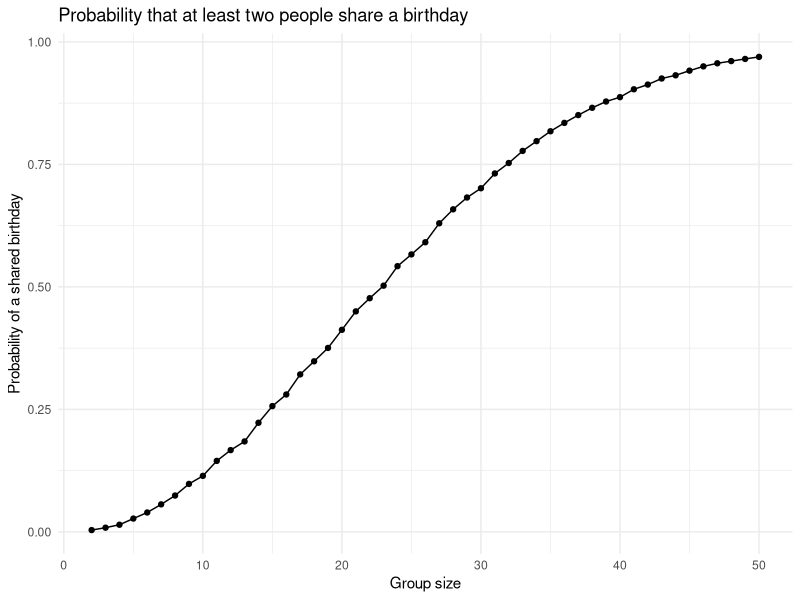

Write R code to recreate this figure. (Note: this script raises an error after producing the figure.)
## ---- chunk 1
library(tidyverse)

knitr::opts_chunk$set(
  fig.width = 6,
  fig.asp = .6,
  out.width = "90%"
)

theme_set(theme_minimal() + theme(legend.position = "bottom"))

options(
  ggplot2.continuous.colour = "viridis",
  ggplot2.continuous.fill = "viridis"
)

scale_colour_discrete = scale_colour_viridis_d
scale_fill_discrete = scale_fill_viridis_d
## ---- chunk 2
birthday_repeated = function(n_room) {

  birthdays = sample(1:365, size = n_room, replace = TRUE)

  repeated_bday = length(unique(birthdays)) < n_room

  repeated_bday

}
## ---- chunk 3
birthday_repeated(10)
## ---- chunk 4
birthday_results_df =
  expand_grid(
    number_of_people = 2:50,
    iter = 1:10000
  ) |>
  mutate(
    repeated = map_lgl(number_of_people, birthday_repeated)
  ) |>
  group_by(number_of_people) |>
  summarize(prob_of_repeat = mean(repeated))
## ---- chunk 5
birthday_results_df |>
  ggplot(aes(x = number_of_people, y = prob_of_repeat)) +
  geom_point() +
  geom_line() +
  labs(
    title = "Probability that at least two people share a birthday",
    x = "Group size",
    y = "Probability of a shared birthday"
  )
## ---- chunk 6
first_over_half =
  birthday_results_df |>
  filter(prob_of_repeat > 0.5) |>
  pull(number_of_people) |>
  min()

prob_23 =
  birthday_results_df |>
  filter(number_of_people == 23) |>
  pull(prob_of_repeat)

prob_50 =
  birthday_results_df |>
  filter(number_of_people == 50) |>
  pull(prob_of_repeat)
## ---- chunk 7
study_df = 
  tibble(
    files = list.files("data/"),
    path = str_c("data/", files)
  ) |> 
  mutate(data = map(path, read_csv, show_col_types = FALSE)) |> 
  unnest(data) |> 
  mutate(files = str_remove(files, ".csv")) |> 
  separate(files, into = c("arm", "subject_id"), sep = "_") |> 
  mutate(
    arm = case_match(
      arm, 
      "con" ~ "control", 
      "exp" ~ "experimental"
    )
  ) |> 
  pivot_longer(
    week_1:week_8,
    names_to = "week",
    names_prefix = "week_",
    values_to = "observation"
  ) |> 
  mutate(week = as.numeric(week)) |> 
  select(arm, subject_id, week, observation)

study_df
## ---- chunk 8
study_df |>
  ggplot(aes(x = week, y = observation, group = str_c(arm, subject_id), color = arm)) +
  geom_line() +
  geom_point(alpha = .5) +
  scale_color_viridis_d((end = 0.9)) +
  labs(
    title = "Observations on each subject over time",
    x = "Week",
    y = "Observation",
    color = "Arm"
  )
## ---- chunk 9
arm_means_df = 
  study_df |> 
  filter(week %in% c(1, 8)) |> 
  group_by(arm, week) |> 
  summarize(mean_obs = mean(observation), .groups = "drop")

con_wk1 = arm_means_df |> 
  filter(arm == "control", week == 1) |>
  pull(mean_obs)

con_wk8 = arm_means_df |> 
  filter(arm == "control", week == 8) |> 
  pull(mean_obs)

exp_wk1 = arm_means_df |> 
  filter(arm == "experimental", week == 1) |> 
  pull(mean_obs)

exp_wk8 = arm_means_df |> 
  filter(arm == "experimental", week == 8) |> 
  pull(mean_obs)
## ---- chunk 10
sim_t_test = function(mu, n = 30, sigma = 5) {

  sim_data =
    tibble(
      x = rnorm(n, mean = mu, sd = sigma)
    )

  t.test(sim_data |> pull(x), mu = 0, conf.level = 0.95) |>
    broom::tidy() |>
    select(mu_hat = estimate, p_value = p.value)

}
## ---- chunk 11
sim_t_test(mu = 0)
